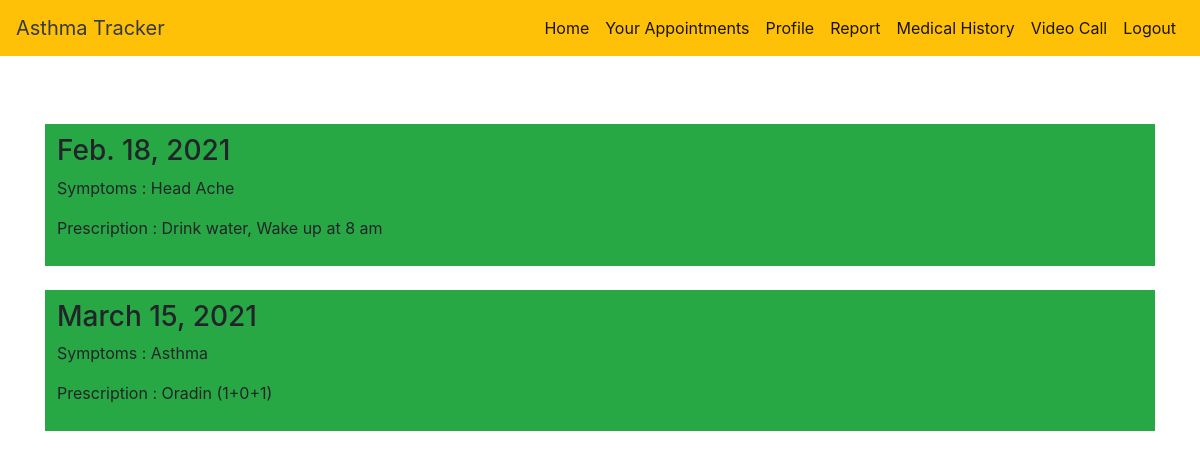
Page /medical_history/ (signed in) on the committed database.
### DOCTOR/models.py (models this page shows)
class Prescription(models.Model):
    prescription = models.CharField(max_length=200)
    symptoms = models.CharField(max_length=200)
    patient = models.ForeignKey(Patient, on_delete=models.CASCADE, unique=False)
    doctor = models.ForeignKey(Doctor, on_delete=models.CASCADE, unique=False)
    appointment = models.ForeignKey('COMMON_APP.Appointment', on_delete=models.CASCADE, unique=False)
    prescripted_date = models.DateField(auto_now=True)
    outstanding = models.IntegerField(default=0)
    paid = models.IntegerField(default=0)
    total = models.IntegerField(default=0)

### COMMON_APP/views.py (the view)
# urls.py: path('medical_history/', medical_history, name='medical_history'),
def medical_history(request):
    status = False
    if request.user:
        status = request.user
    user_id = User.objects.get(username=request.user)
    print(user_id)
    patient = Patient.objects.get(username=user_id)
    data = Prescription.objects.filter(patient=patient)
    print(data)
    return render(request, 'medical_history.html', {"data": data, 'user': "P", 'status': status})

### templates/medical_history.html (shortened to what this page needs)
<!DOCTYPE html>
<html>
<head>
    <link rel="stylesheet" href="https://stackpath.bootstrapcdn.com/bootstrap/4.5.0/css/bootstrap.min.css">
</head>
<body>
{% include "nav.html" %}
<div class="container">
    <br><br>
    {% for i in data %}
    <div class="panel panel-default bg-success">
        <div class="panel-body"><h3>{{ i.prescripted_date }}</h3>
            <p>Symptoms : {{ i.symptoms}}</p>
            <p>Prescription : {{ i.prescription }}</p>
        </div>
    </div>
    <br>
    {% endfor %}
</div>
</body>
</html>

### templates/medical_history.html (style rules this page uses)
.panel-body { padding: 10px 12px; }

### rows in the picture
Prescription: prescripted_date "Feb. 18, 2021", symptoms "Head Ache", prescription "Drink water, Wake up at 8 am"
Prescription: prescripted_date "March 15, 2021", symptoms "Asthma", prescription "Oradin (1+0+1)"
